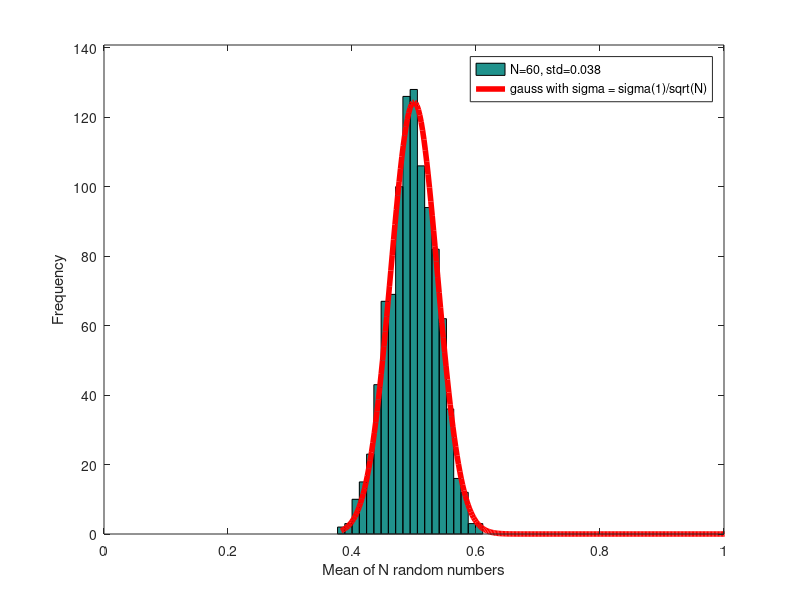
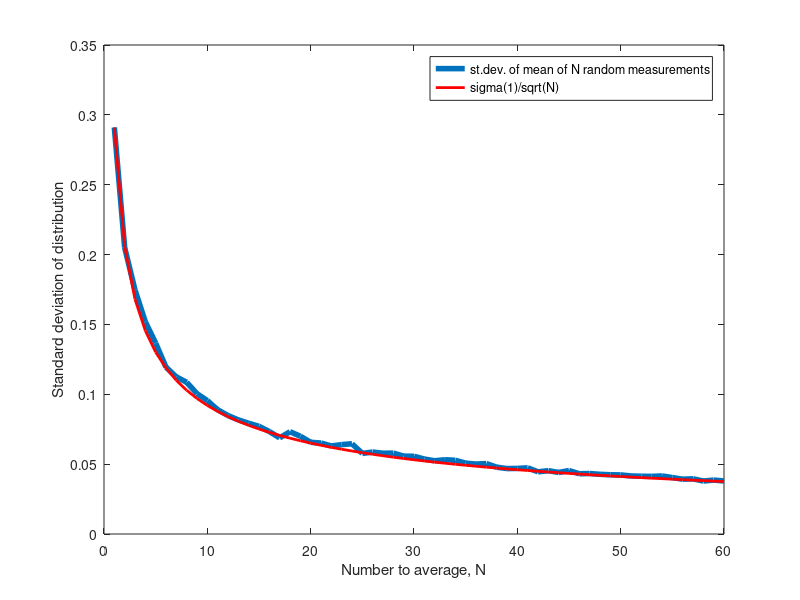

These charts were generated, in order, by the following MATLAB code:
clear all; close all;
pause on;
Nmax = 60;
delta = 1;
M = 1000;
scrsz = get(0,'ScreenSize');
figure('Position',[scrsz(3)*0.01 scrsz(4)*0.15 scrsz(3)*0.5 scrsz(4)*0.75])
for N=1:delta:Nmax
%figure('Position',[scrsz(3)*0.01 scrsz(4)*0.15 scrsz(3)*0.5 scrsz(4)*0.75])
    clf;
%    x = rand(N,M);
    x = normrnd(0.5,0.3,N,M);
%    x = (rand(N,M)-0.5)/10+0.05+(randi(2,N,M)-1)*0.9;
%    x = randi(2,N,M)-1;
    for m=1:M
        y(m) = mean(x(:,m));
    end
    [h xbin]=hist(y,20);
    hist(y,20);
    axis([0 1 0 1.1*max(h)]);
    sig(N) = std(y);
    xlabel('Mean of N random numbers');
    ylabel('Frequency');
    hold on;
    gsigma = sig(1)/sqrt(N);
    xx = xbin(1)+[0:0.01:100]*(xbin(end)-xbin(1));
%    yy = M*(xbin(2)-xbin(1))/(sqrt(2*pi)*gsigma).*gaussmf(xbin,[gsigma 0.5]);
    yy = M*(xbin(2)-xbin(1))/(sqrt(2*pi)*gsigma).*gaussmf(xx,[gsigma 0.5]);
    plot(xx,yy,'-r','linewidth',4);
    txt = sprintf('N=%d, std=%5.3f',N,sig(N));
    legend(txt,'gauss with sigma = sigma(1)/sqrt(N)');
    pause(3/N);
    hold off;
end

figure('Position',[scrsz(3)*0.6 scrsz(4)*0.3 scrsz(3)*0.4 scrsz(4)*0.6])
xx = (1:Nmax);
plot(xx,sig,'linewidth',4);
hold on;
plot(xx,sig(1)./sqrt(xx),'-r','linewidth',2);
legend('st.dev. of mean of N random measurements', 'sigma(1)/sqrt(N)');
xlabel('Number to average, N');
ylabel('Standard deviation of distribution');
